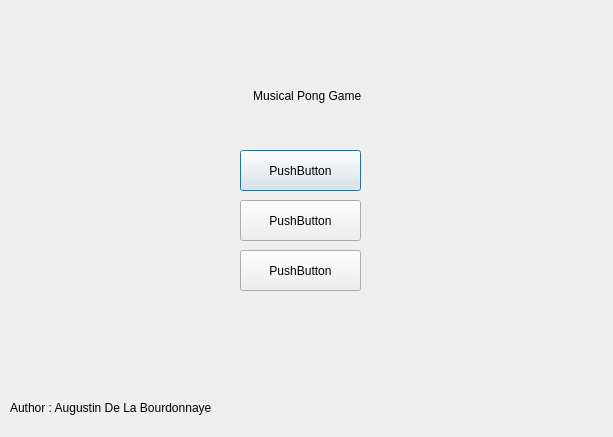
<?xml version="1.0" encoding="UTF-8"?>
<ui version="4.0">
 <class>Dialog</class>
 <widget class="QDialog" name="Dialog">
  <property name="geometry">
   <rect>
    <x>0</x>
    <y>0</y>
    <width>613</width>
    <height>437</height>
   </rect>
  </property>
  <property name="windowTitle">
   <string>Dialog</string>
  </property>
  <property name="styleSheet">
   <string notr="true">QLineEdit {
qlineargradient(spread:pad, x1:0, y1:0, x2:1, y2:0, stop:0 rgba(246, 211, 45, 255), stop:1 rgba(165, 29, 45, 255))
}</string>
  </property>
  <widget class="QLabel" name="label">
   <property name="geometry">
    <rect>
     <x>190</x>
     <y>50</y>
     <width>211</width>
     <height>91</height>
    </rect>
   </property>
   <property name="styleSheet">
    <string notr="true">QLineEdit {

rgb(198, 70, 0);
font: 700 10pt &quot;Ubuntu&quot;;

qlineargradient(spread:pad, x1:0, y1:0, x2:1, y2:0, stop:0 rgba(0, 0, 0, 255), stop:1 rgba(255, 255, 255, 255))
}</string>
   </property>
   <property name="text">
    <string>                   Musical Pong Game</string>
   </property>
  </widget>
  <widget class="QPushButton" name="pushButton">
   <property name="geometry">
    <rect>
     <x>240</x>
     <y>150</y>
     <width>121</width>
     <height>41</height>
    </rect>
   </property>
   <property name="text">
    <string>PushButton</string>
   </property>
  </widget>
  <widget class="QPushButton" name="pushButton_2">
   <property name="geometry">
    <rect>
     <x>240</x>
     <y>200</y>
     <width>121</width>
     <height>41</height>
    </rect>
   </property>
   <property name="text">
    <string>PushButton</string>
   </property>
  </widget>
  <widget class="QPushButton" name="pushButton_3">
   <property name="geometry">
    <rect>
     <x>240</x>
     <y>250</y>
     <width>121</width>
     <height>41</height>
    </rect>
   </property>
   <property name="text">
    <string>PushButton</string>
   </property>
  </widget>
  <widget class="QLabel" name="label_2">
   <property name="geometry">
    <rect>
     <x>10</x>
     <y>400</y>
     <width>231</width>
     <height>16</height>
    </rect>
   </property>
   <property name="text">
    <string>Author : Augustin De La Bourdonnaye</string>
   </property>
  </widget>
 </widget>
 <resources/>
 <connections/>
</ui>
